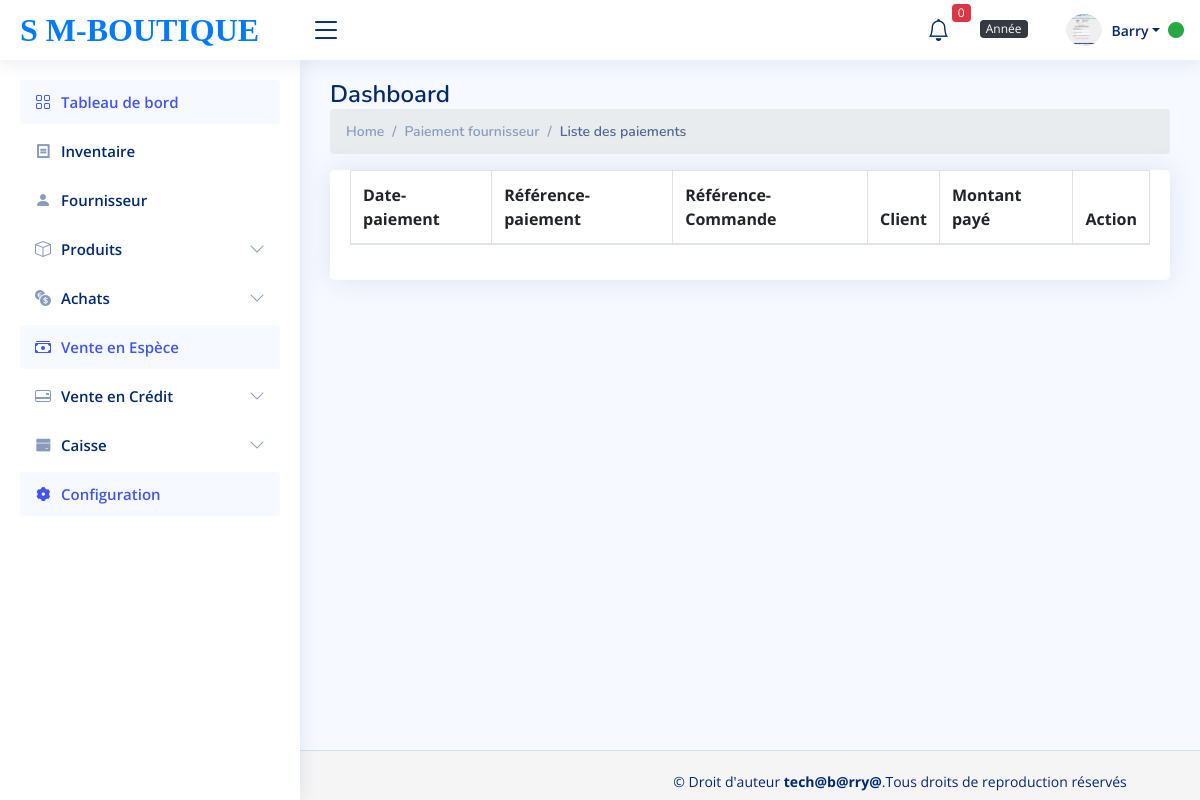
Before: /liste_paiement_four.php (signed in) with the older database file.
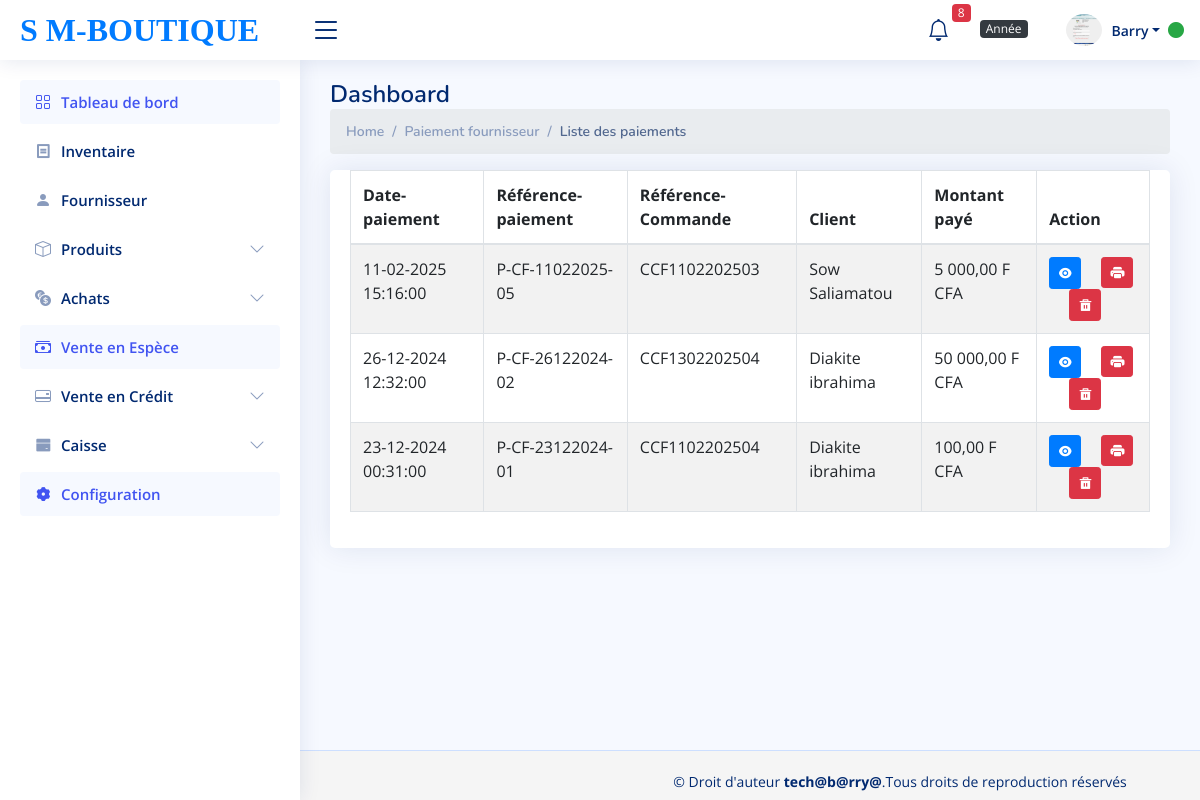
After: the same page with the newer database file.
### tables this page shows
CREATE TABLE `paiement` (
  `id_paiement` int(11) NOT NULL,
  `montant_paye` int(255) DEFAULT NULL,
  `date_paie` datetime NOT NULL,
  `paie_referrence` varchar(255) NOT NULL,
  `id_commande_fournisseur` int(11) NOT NULL
);

CREATE TABLE `commande_fournisseur` (
  `id_commande_fournisseur` int(11) NOT NULL,
  `id_fournisseur` int(11) NOT NULL,
  `date_de_commande` datetime NOT NULL,
  `reference` varchar(255) NOT NULL,
  `total` int(255) DEFAULT NULL,
  `paie` int(11) NOT NULL DEFAULT 0,
  `id_utilisateur` int(11) NOT NULL
);

CREATE TABLE `fournisseur` (
  `id_fournisseur` int(11) NOT NULL,
  `prenom_fournisseur` varchar(30) DEFAULT NULL,
  `nom_fournisseur` varchar(30) DEFAULT NULL,
  `contact_fournisseur` int(15) DEFAULT NULL,
  `ville_fournisseur` varchar(30) DEFAULT NULL
);

### liste_paiement_four.php (called while the page is built, shortened)
<?php
$liste_paie_four=new CommandeFour();
$recuperer_afficher_list_paie=$liste_paie_four->list2();
?>
<?php require_once('view/liste_paiement_four.view.php') ?>

### classes/Fonction.php (called while the page is built, shortened)
<?php
class Fonction{
        public function database(){
            $this->DB_HOST="127.0.0.1";
            $this->DB_NAME="db_supermarche";
            $this->DB_USERNAME="root";
            $this->DB_PASSWORD='';
             $bdd=new PDO("mysql:host=".$this->DB_HOST.";dbname=". $this->DB_NAME,
            $this->DB_USERNAME  ,$this->DB_PASSWORD);
            return $bdd;
        }
   public function  recuperation_fonction($select_partie,$tables,$data=[], $all=null){
      $bdd=$this->database();
        $monFetch=$bdd->prepare("select $select_partie from $tables");
        $monFetch->execute($data);
        if(isset($all) and $all==="all"|| $all==="All" || $all==="ALL" ||
         $all==="aLL"||$all==="ALl"|| $all==="AlL"){
           return $monFetch->fetchAll(PDO::FETCH_OBJ);
         }else{
           return $monFetch->fetch(PDO::FETCH_OBJ);
         }
    }
}

### classes/CommandeFour.php (called while the page is built, shortened)
<?php
class CommandeFour extends Fonction {
    public function list2() {
        return $this->recuperation_fonction("*", "paiement INNER JOIN commande_fournisseur ON commande_fournisseur.id_commande_fournisseur=paiement.id_commande_fournisseur INNER JOIN fournisseur ON fournisseur.id_fournisseur=commande_fournisseur.id_fournisseur ORDER BY id_paiement DESC", [], "all");
    }
}
?>

### view/liste_paiement_four.view.php (the view, shortened to what the changed rows need)
<!DOCTYPE html>
<html lang="en">
    <?php require_once('partials/header.php') ?>
<body>
    <?php require_once('partials/sidebar.php') ?>
    <?php require_once('partials/navbar.php') ?>
    <main id="main" class="main">
         <div class="pagetitle">
      <h1>Dashboard</h1>
    </div>
        <section class="section">
            <div class="row">
                <div class="col-lg-12">
                    <div class="card">
                        <div class="card-body">
                            <table class="table datatable table-bordered table-striped">
                                <thead>
                                    <tr>
                                        <th>Date-paiement</th>
                                        <th>Référence-paiement</th>
                                        <th>Référence-Commande</th>
                                        <th>Client</th>
                                        <th>Montant payé</th>
                                        <th>Action</th>
                                    </tr>
                                </thead>
                                <tbody>
                                    <tr>
                                        <?php foreach( $recuperer_afficher_list_paie as $affiche )
                                        {?>
                                        <td><?=date_format(date_create($affiche->date_paie), 'd-m-Y H:i:s') ?></td>
                                        <td><?=$affiche->paie_referrence?></td>
                                        <td><?= $affiche->reference?></td>
                                        <td><?= $affiche->nom_fournisseur?> <?= $affiche->prenom_fournisseur?></td>
                                         <td><?= number_format($affiche->montant_paye, 2, ',', ' ') ?> F CFA</td>
                                        <td>
                                            <a href="detail_paiement_four.php?detail=<?=$affiche->id_paiement ?>"
                                                class="btn btn-primary btn-sm">
                                                <i class="ri-eye-fill"></i>
                                            </a>&emsp;
                                                <a href="pdf_paiement_four.php?detail=<?=$affiche->id_paiement?>"
                                                    class="btn btn-danger btn-sm"target="_blank">
                                                   <i class="bi bi-printer-fill"></i>
                                                </a>&emsp;
                                               <a class="btn btn-danger btn-sm delete-button"
                                                    data-paiefour-id="<?= $affiche->id_paiement ?>">
                                                    <i class="ri-delete-bin-5-fill "></i>
                                                </a>
                                        </td>
                                    </tr>
                                    <?php } ?>
                            </table>
                        </div>
                    </div>
                </div>
            </div>
        </section>
    </main>
</body>
</html>

### partials/navbar.php (shortened to what the changed rows need)
  <?php
  require_once ('partials/database.php');
    $alerte_article_query = "SELECT * FROM tbl_product WHERE stock <= alerte_article";
    $alerte_articles = $bdd->query($alerte_article_query);
    $stock_alerte = $alerte_articles->rowCount();
  ?>
 <header id="header" class="header fixed-top d-flex align-items-center">
<nav class="header-nav ms-auto">
  <ul class="d-flex align-items-center">
    <li class="nav-item dropdown">
      <a class="nav-link nav-icon" href="#" data-bs-toggle="dropdown">
          <i class="bi bi-bell"></i>
          <span class="badge bg-danger badge-number"><?= $stock_alerte ?></span>
      </a>
    </li>
  </ul>
</nav>
</header>

Changed rows visible on the page:
added paiement: date_paie "11-02-2025 15:16:00", paie_referrence "P-CF-11022025-05", id_commande_fournisseur.reference "CCF1102202503", fournisseur.nom_fournisseur "Sow", fournisseur.prenom_fournisseur "Saliamatou", montant_paye "5 000,00"
added paiement: date_paie "26-12-2024 12:32:00", paie_referrence "P-CF-26122024-02", id_commande_fournisseur.reference "CCF1302202504", fournisseur.nom_fournisseur "Diakite", fournisseur.prenom_fournisseur "ibrahima", montant_paye "50 000,00"
added paiement: date_paie "23-12-2024 00:31:00", paie_referrence "P-CF-23122024-01", id_commande_fournisseur.reference "CCF1102202504", fournisseur.nom_fournisseur "Diakite", fournisseur.prenom_fournisseur "ibrahima", montant_paye "100,00"
Other visible differences:
$stock_alerte: "0" → "8"
